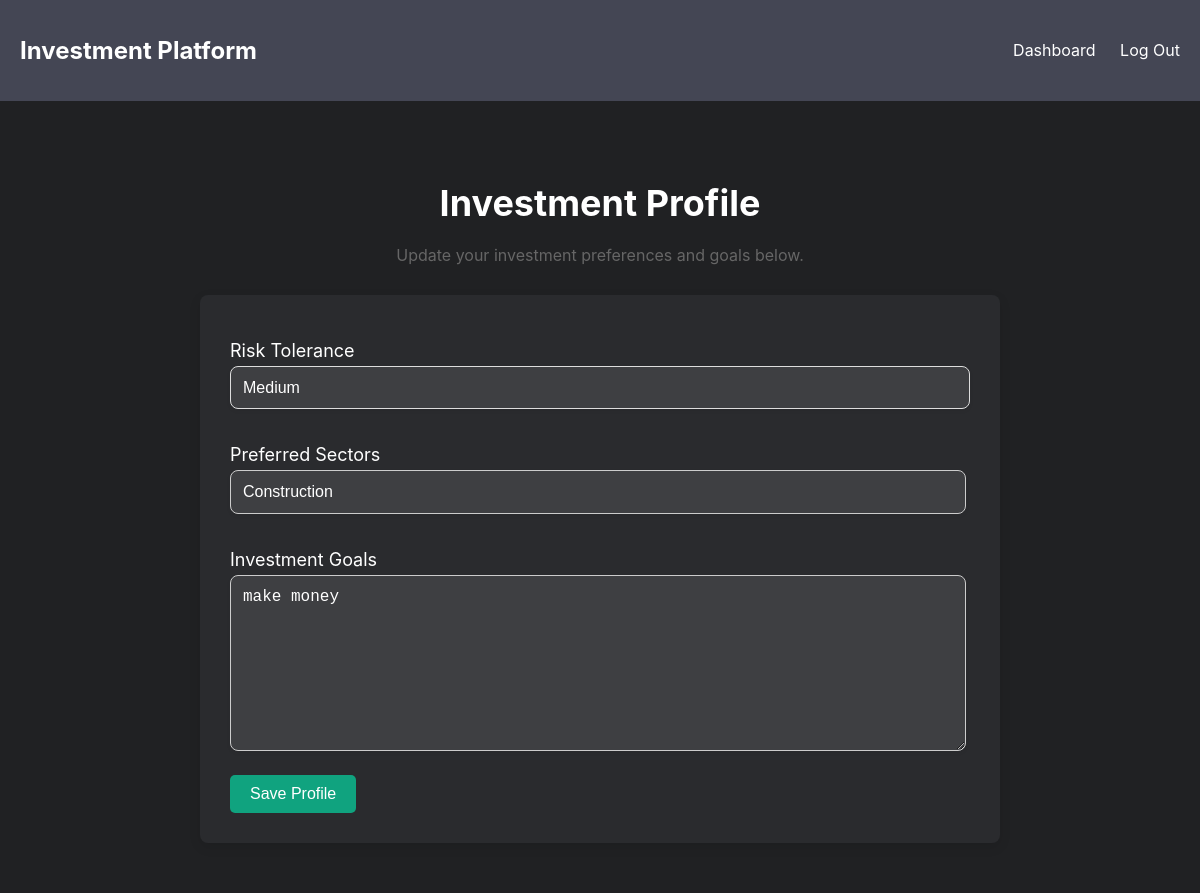
Page /profile (signed in) on the earlier database version.
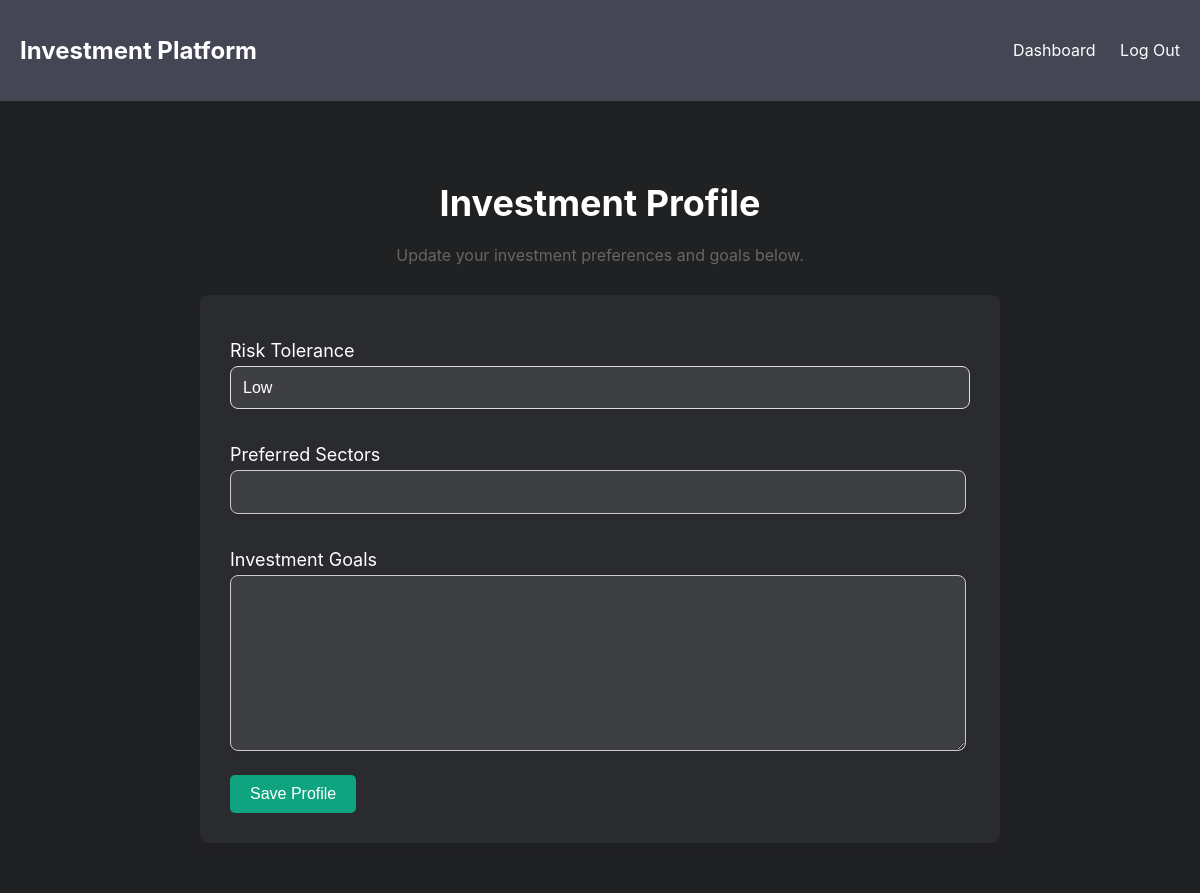
Same page on the later database version.
### tables this page shows
CREATE TABLE investment_profiles (
                user_id INTEGER PRIMARY KEY,
                risk_tolerance TEXT,
                preferred_sectors TEXT,
                investment_goals TEXT
            );

### app.py (the view, shortened to what this page needs)
@app.route('/profile', methods=['GET', 'POST'])
def profile():
    if 'user_id' not in session:
        return redirect('/login')
    conn = get_db_connection()
    profile = conn.execute('SELECT * FROM investment_profiles WHERE user_id = ?', (session['user_id'],)).fetchone()
    conn.close()
    return render_template('profile.html', profile=profile)

### app.py (called while the page is built)
def get_db_connection():
    conn = sqlite3.connect(DATABASE)
    conn.row_factory = sqlite3.Row
    return conn

### templates/profile.html (shortened to what this page needs)
<!DOCTYPE html>
<html lang="en">
  <head>
    <link rel="stylesheet" href="/static/css/styleprofile.css" />
  </head>
  <body>
    <nav class="navbar">
      <div class="container">
        <h1 class="brand">Investment Platform</h1>
        <ul class="nav-links">
          <li><a href="/">Dashboard</a></li>
          <li><a href="/logout">Log Out</a></li>
        </ul>
      </div>
    </nav>
    <section class="profile">
      <div class="container">
        <h2>Investment Profile</h2>
        <p>Update your investment preferences and goals below.</p>
        <form method="POST" action="/profile" class="profile-form">
          <label for="risk_tolerance">Risk Tolerance</label>
          <select name="risk_tolerance" id="risk_tolerance" required>
            <option value="low" {% if profile and profile['risk_tolerance'] == 'low' %}selected{% endif %}>Low</option>
            <option value="medium" {% if profile and profile['risk_tolerance'] == 'medium' %}selected{% endif %}>Medium</option>
          </select>
          <label for="preferred_sectors">Preferred Sectors</label>
          <input type="text" name="preferred_sectors" id="preferred_sectors" value="{{ profile['preferred_sectors'] if profile else '' }}" required />
          <label for="investment_goals">Investment Goals</label>
          <textarea name="investment_goals" id="investment_goals" required>{{ profile['investment_goals'] if profile else '' }}</textarea>
          <button type="submit" class="btn">Save Profile</button>
        </form>
      </div>
    </section>
  </body>
</html>

### static/css/styleprofile.css (style rules this page uses)
body { font-family: "Inter", sans-serif; margin: 0; background-color: #202123; color: #FFFFFF; }
.profile { padding: 50px 0; background-color: #202123; }
.profile .container { max-width: 800px; margin: 0 auto; text-align: center; }
h2 { font-size: 36px; color: white; margin-bottom: 20px; }
p { font-size: 16px; color: #666; margin-bottom: 30px; }
.profile-form { background-color: #2A2B2E; padding: 30px; border-radius: 8px; box-shadow: 0 4px 12px rgba(0, 0, 0, 0.1); text-align: left; }
.profile-form label { font-size: 18px; color: white; display: block; margin: 15px 0 5px; }
.profile-form select { font-size: 16px; padding: 12px; width: 100%; margin-bottom: 20px; border: 1px solid #ddd; border-radius: 8px; background-color: #3E3F42; color: white; box-shadow: 0 2px 4px rgba(0, 0, 0, 0.05); appearance: none; -webkit-appearance: none; }
.profile-form input, .profile-form textarea { width: 96%; padding: 12px; font-size: 16px; margin-bottom: 20px; border: 1px solid #ccc; border-radius: 8px; background-color: #3E3F42; color: white; box-shadow: 0 2px 4px rgba(0, 0, 0, 0.05); appearance: none; -webkit-appearance: none; }
.profile-form textarea { height: 150px; resize: vertical; }
.profile-form button { padding: 10px 20px; font-size: 16px; background-color: #10A37F; color: white; border: none; border-radius: 5px; cursor: pointer; transition: background-color 0.3s ease; }
.navbar { background: #444654; color: #fff; padding: 1rem 0; position: sticky; top: 0; z-index: 1000; }
.navbar .container { display: flex; justify-content: space-between; align-items: center; max-width: 1200px; margin: 0 auto; padding: 0 20px; }
.navbar .brand { color: white; font-size: 24px; }
.navbar .nav-links { list-style: none; }
.navbar .nav-links li { display: inline; margin-left: 20px; }
.navbar .nav-links a { color: white; text-decoration: none; font-size: 16px; }

Differences in the rows shown:
removed investment_profiles: risk_tolerance "Medium", preferred_sectors "Construction", investment_goals "make money"
Other differences:
form field risk_tolerance: (not shown) → "Low"
